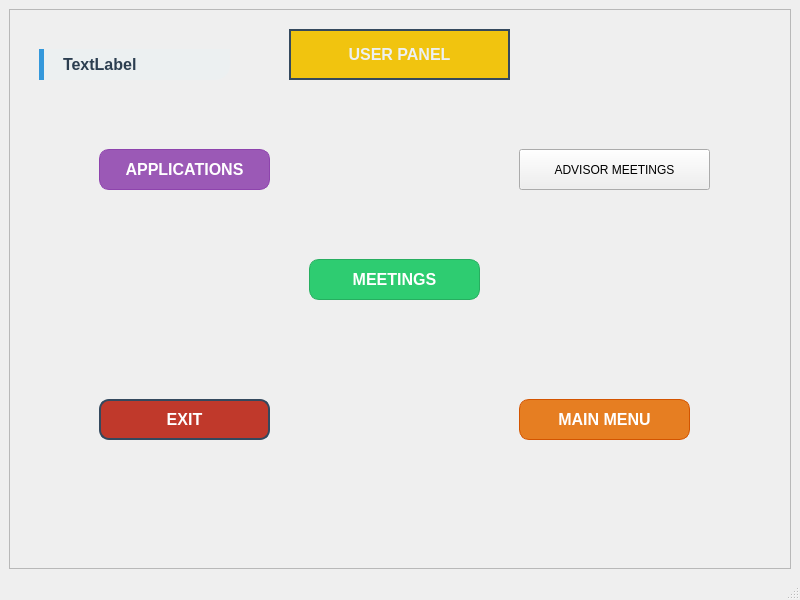
<?xml version="1.0" encoding="UTF-8"?>
<ui version="4.0">
 <class>MainWindow</class>
 <widget class="QMainWindow" name="MainWindow">
  <property name="geometry">
   <rect>
    <x>0</x>
    <y>0</y>
    <width>800</width>
    <height>600</height>
   </rect>
  </property>
  <property name="windowTitle">
   <string>USER PANEL</string>
  </property>
  <widget class="QWidget" name="centralwidget">
   <layout class="QVBoxLayout" name="verticalLayout">
    <item>
     <widget class="QFrame" name="frame">
      <property name="frameShape">
       <enum>QFrame::StyledPanel</enum>
      </property>
      <property name="frameShadow">
       <enum>QFrame::Raised</enum>
      </property>
      <widget class="QLabel" name="label">
       <property name="geometry">
        <rect>
         <x>280</x>
         <y>20</y>
         <width>221</width>
         <height>51</height>
        </rect>
       </property>
       <property name="sizePolicy">
        <sizepolicy hsizetype="Fixed" vsizetype="Fixed">
         <horstretch>0</horstretch>
         <verstretch>0</verstretch>
        </sizepolicy>
       </property>
       <property name="styleSheet">
        <string notr="true">background-color: #f1c40f;
color: #ecf0f1;
font-weight: bold;
font-size: 16px;
border: 2px solid #34495e;</string>
       </property>
       <property name="text">
        <string>USER PANEL</string>
       </property>
       <property name="alignment">
        <set>Qt::AlignCenter</set>
       </property>
      </widget>
      <widget class="QPushButton" name="buttonExit">
       <property name="geometry">
        <rect>
         <x>90</x>
         <y>390</y>
         <width>171</width>
         <height>41</height>
        </rect>
       </property>
       <property name="sizePolicy">
        <sizepolicy hsizetype="Fixed" vsizetype="Fixed">
         <horstretch>0</horstretch>
         <verstretch>0</verstretch>
        </sizepolicy>
       </property>
       <property name="layoutDirection">
        <enum>Qt::RightToLeft</enum>
       </property>
       <property name="styleSheet">
        <string notr="true">border-radius: 10px;
font-weight: bold;
font-size: 16px;
border: 2px solid #34495e;
background-color: #c0392b;
color: white;

 </string>
       </property>
       <property name="text">
        <string>EXIT</string>
       </property>
       <property name="icon">
        <iconset>
         <normaloff>icons/exit.png</normaloff>icons/exit.png</iconset>
       </property>
      </widget>
      <widget class="QPushButton" name="buttonUserApplication">
       <property name="geometry">
        <rect>
         <x>90</x>
         <y>140</y>
         <width>171</width>
         <height>41</height>
        </rect>
       </property>
       <property name="sizePolicy">
        <sizepolicy hsizetype="Fixed" vsizetype="Fixed">
         <horstretch>0</horstretch>
         <verstretch>0</verstretch>
        </sizepolicy>
       </property>
       <property name="layoutDirection">
        <enum>Qt::RightToLeft</enum>
       </property>
       <property name="styleSheet">
        <string notr="true">border-radius: 10px;
font-weight: bold;
font-size: 16px;
background-color: #9b59b6;
border: 1px solid #8e44ad;
color: white;</string>
       </property>
       <property name="text">
        <string>APPLICATIONS</string>
       </property>
       <property name="icon">
        <iconset>
         <normaloff>icons/resume.png</normaloff>icons/resume.png</iconset>
       </property>
      </widget>
      <widget class="QPushButton" name="buttonMentor">
       <property name="geometry">
        <rect>
         <x>510</x>
         <y>140</y>
         <width>191</width>
         <height>41</height>
        </rect>
       </property>
       <property name="sizePolicy">
        <sizepolicy hsizetype="Fixed" vsizetype="Fixed">
         <horstretch>0</horstretch>
         <verstretch>0</verstretch>
        </sizepolicy>
       </property>
       <property name="layoutDirection">
        <enum>Qt::RightToLeft</enum>
       </property>
       <property name="styleSheet">
        <string notr="true">border-radius: 10px;
font-weight: bold;
font-size: 16px;
background-color: #3498db;
border: 1px solid #2980b9;
color: white;
hover { background-color: #2980b9; }</string>
       </property>
       <property name="text">
        <string>ADVISOR MEETINGS</string>
       </property>
       <property name="icon">
        <iconset>
         <normaloff>icons/advisory.png</normaloff>icons/advisory.png</iconset>
       </property>
      </widget>
      <widget class="QPushButton" name="buttonMainMenu">
       <property name="geometry">
        <rect>
         <x>510</x>
         <y>390</y>
         <width>171</width>
         <height>41</height>
        </rect>
       </property>
       <property name="sizePolicy">
        <sizepolicy hsizetype="Fixed" vsizetype="Fixed">
         <horstretch>0</horstretch>
         <verstretch>0</verstretch>
        </sizepolicy>
       </property>
       <property name="layoutDirection">
        <enum>Qt::RightToLeft</enum>
       </property>
       <property name="styleSheet">
        <string notr="true">border-radius: 10px;
font-weight: bold;
font-size: 16px;
background-color: #e67e22;
border: 1px solid #d35400;
color: white;</string>
       </property>
       <property name="text">
        <string>MAIN MENU</string>
       </property>
       <property name="icon">
        <iconset>
         <normaloff>icons/mainmenu.png</normaloff>icons/mainmenu.png</iconset>
       </property>
      </widget>
      <widget class="QPushButton" name="buttonInterview">
       <property name="geometry">
        <rect>
         <x>300</x>
         <y>250</y>
         <width>171</width>
         <height>41</height>
        </rect>
       </property>
       <property name="sizePolicy">
        <sizepolicy hsizetype="Fixed" vsizetype="Fixed">
         <horstretch>0</horstretch>
         <verstretch>0</verstretch>
        </sizepolicy>
       </property>
       <property name="layoutDirection">
        <enum>Qt::RightToLeft</enum>
       </property>
       <property name="styleSheet">
        <string notr="true">background-color: #2ecc71;
border: 1px solid #27ae60;
color: white;
border-radius: 10px;
font-weight: bold;
font-size: 16px;


</string>
       </property>
       <property name="text">
        <string>MEETINGS</string>
       </property>
       <property name="icon">
        <iconset>
         <normaloff>icons/interview.png</normaloff>icons/interview.png</iconset>
       </property>
      </widget>
      <widget class="QLabel" name="labelGetName">
       <property name="geometry">
        <rect>
         <x>30</x>
         <y>40</y>
         <width>191</width>
         <height>31</height>
        </rect>
       </property>
       <property name="styleSheet">
        <string notr="true">QLabel {
        color: #2C3E50; 
        font-size: 16px;
        font-weight: bold;
        font-family: 'Segoe UI', Arial;
        background-color: #ECF0F1; 
        padding: 8px 15px;
        border-bottom-right-radius: 15px; 
        border-left: 5px solid #3498DB; 
    }</string>
       </property>
       <property name="text">
        <string>TextLabel</string>
       </property>
      </widget>
     </widget>
    </item>
   </layout>
  </widget>
  <widget class="QMenuBar" name="menubar">
   <property name="geometry">
    <rect>
     <x>0</x>
     <y>0</y>
     <width>800</width>
     <height>30</height>
    </rect>
   </property>
  </widget>
  <widget class="QStatusBar" name="statusbar"/>
 </widget>
 <resources/>
 <connections/>
</ui>
